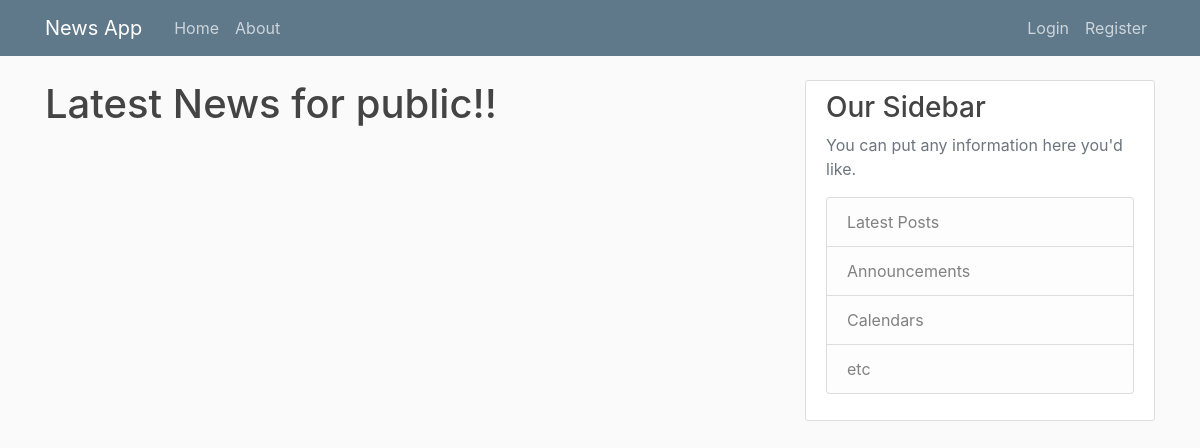
Page /home on the earlier database version.
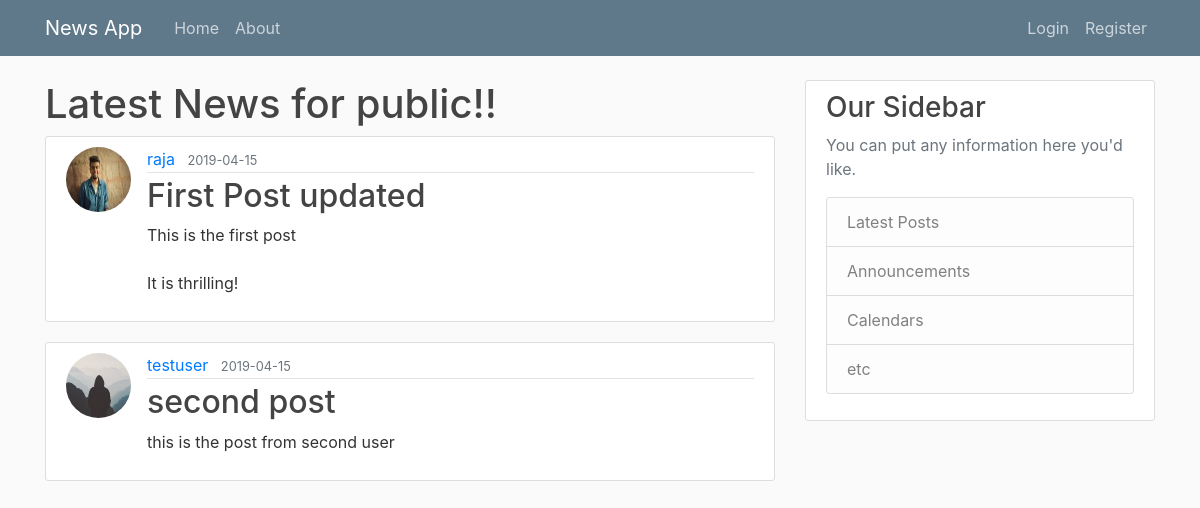
Same page on the later database version.
### flaskblog/models.py (models this page shows, shortened)
class Post(db.Model):
    id = db.Column(db.Integer, primary_key=True)
    title = db.Column(db.String(100), nullable=False)
    date_posted = db.Column(db.DateTime, nullable=False,
                            default=datetime.utcnow)
    content = db.Column(db.Text, nullable=False)
    user_id = db.Column(db.Integer, db.ForeignKey('user.id'), nullable=False)

class User(db.Model, UserMixin):
    id = db.Column(db.Integer, primary_key=True)
    username = db.Column(db.String(20), unique=True, nullable=False)
    email = db.Column(db.String(120), unique=True, nullable=False)
    image_file = db.Column(db.String(20), nullable=False,
                           default='default.jpg')
    password = db.Column(db.String(60), nullable=False)
    posts = db.relationship('Post', backref='author', lazy=True)

### flaskblog/routes.py (the view)
@app.route("/")
@app.route("/home")
def home():
    posts = Post.query.all()
    return render_template('home.html', posts=posts)

### flaskblog/templates/home.html
{% extends "layout.html" %} {% block content %}
<h1>Latest News for public!!</h1>
{% for post in posts %}
<article class="media content-section">
  <img src="{{ url_for('static',filename='profile_pics/' + post.author.image_file) }}" alt="" class="rounded-circle article-img">
  <div class="media-body">
    <div class="article-metadata">
      <a class="mr-2" href="#">{{ post.author.username }}</a>
      <small class="text-muted">{{ post.date_posted.strftime('%Y-%m-%d') }}</small>
    </div>
    <h2>
      <a class="article-title" href="{{ url_for('post',post_id=post.id) }}">{{ post.title }}</a>
    </h2>
    <p class="article-content">{{ post.content }}</p>
  </div>
</article>
{% endfor %} {% endblock content %}

### flaskblog/templates/layout.html (shortened to what this page needs)
<!DOCTYPE html>
<html>
  <head>
    <link
      rel="stylesheet"
      href="https://stackpath.bootstrapcdn.com/bootstrap/4.3.1/css/bootstrap.min.css"
    />
    <link rel="stylesheet" type="text/css" href="{{ url_for('static',filename='main.css') }}">
  </head>
  <body>
    <header class="site-header">
      <nav class="navbar navbar-expand-md navbar-dark bg-steel fixed-top">
        <div class="container">
          <a class="navbar-brand mr-4" href="/">News App</a>
          <div class="collapse navbar-collapse" id="navbarToggle">
            <div class="navbar-nav mr-auto">
              <a class="nav-item nav-link" href="{{ url_for('home')}}">Home</a>
              <a class="nav-item nav-link" href="{{ url_for('about') }}">About</a>
            </div>
            <div class="navbar-nav">
              {% if current_user.is_authenticated %}
              <a class="nav-item nav-link" href="{{ url_for('new_post') }}">New Post</a>
              <a class="nav-item nav-link" href="{{ url_for('account') }}">Account</a>
              <a class="nav-item nav-link" href="{{ url_for('register') }}">Register</a>
              <a class="nav-item nav-link" href="{{ url_for('logout') }}">Logout</a>
              {% else %}
                <a class="nav-item nav-link" href="{{ url_for('login') }}">Login</a>
                <a class="nav-item nav-link" href="{{ url_for('register') }}">Register</a>
              {% endif %}
            </div>
          </div>
        </div>
      </nav>
    </header>
    <main role="main" class="container">
      <div class="row">
        <div class="col-md-8">
          {% block content %}{% endblock %}
        </div>
        <div class="col-md-4">
          <div class="content-section">
            <h3>Our Sidebar</h3>
            <p class='text-muted'>You can put any information here you'd like.
              <ul class="list-group">
                <li class="list-group-item list-group-item-light">Latest Posts</li>
                <li class="list-group-item list-group-item-light">Announcements</li>
                <li class="list-group-item list-group-item-light">Calendars</li>
                <li class="list-group-item list-group-item-light">etc</li>
              </ul>
            </p>
          </div>
        </div>
      </div>
    </main>
  </body>
</html>

### flaskblog/static/main.css (style rules this page uses)
body { background: #fafafa; color: #333333; margin-top: 5rem; }
h1, h2, h3, h4, h5, h6 { color: #444444; }
.bg-steel { background-color: #5f788a; }
.site-header .navbar-nav .nav-link { color: #cbd5db; }
.content-section { background: #ffffff; padding: 10px 20px; border: 1px solid #dddddd; border-radius: 3px; margin-bottom: 20px; }
.article-title { color: #444444; }
.article-content { white-space: pre-line; }
.article-img { height: 65px; width: 65px; margin-right: 16px; }
.article-metadata { padding-bottom: 1px; margin-bottom: 4px; border-bottom: 1px solid #e3e3e3 }

Differences in the rows shown:
added Post: image_file (picture), author.username "raja", date_posted "2019-04-15", title "First Post updated", content "This is the first post It is thrilling!"
added Post: image_file (placeholder picture), author.username "testuser", date_posted "2019-04-15", title "second post", content "this is the post from second user"
